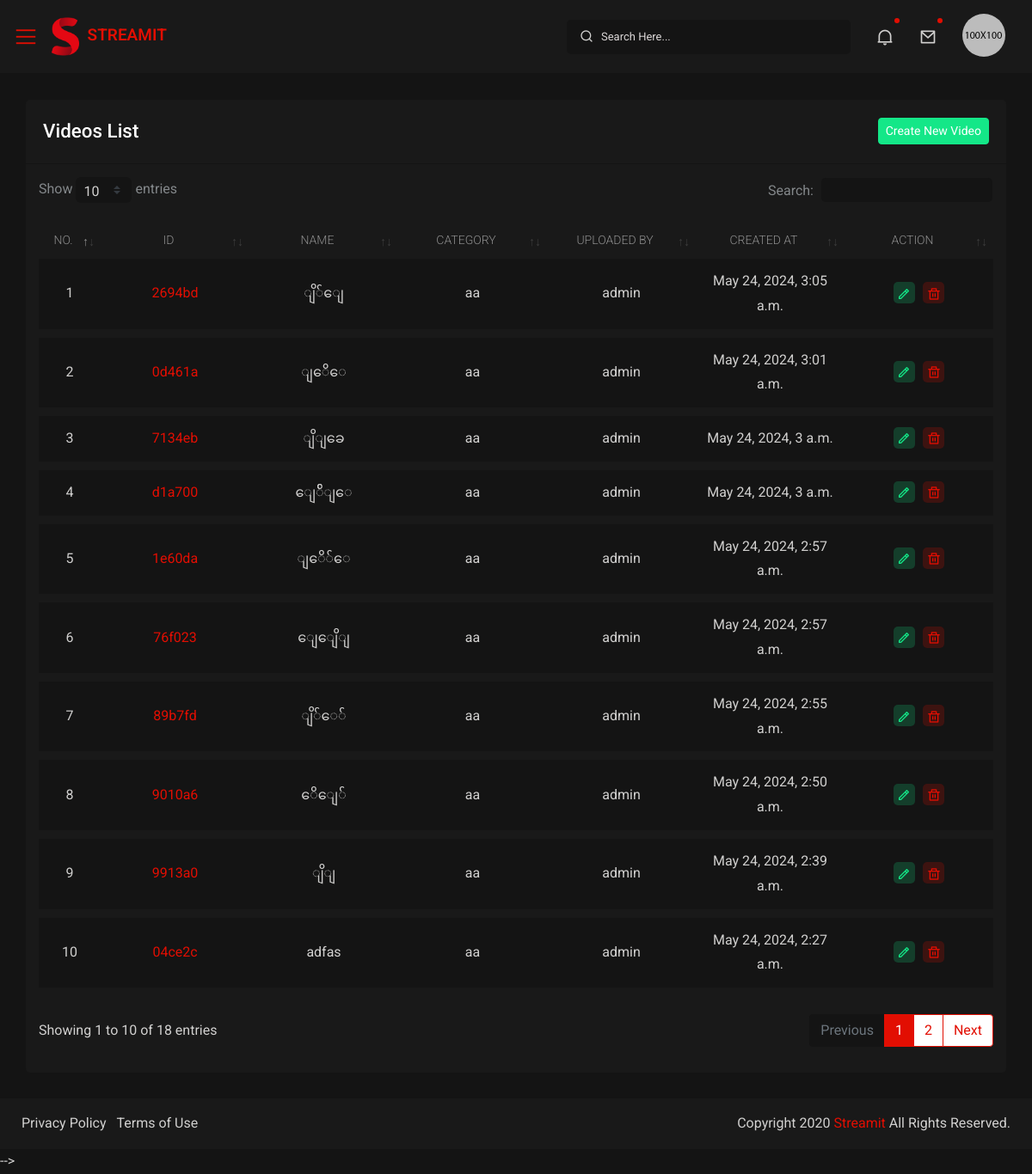
The app's page /myadmin/videos/ with its own data.
### myapp/models.py (models this page shows, shortened)
class Video(models.Model):
    id = models.UUIDField(primary_key=True, default=uuid.uuid4, editable=False)
    name = models.CharField(max_length=255)
    description = models.TextField(blank=True, null=True)
    category = models.ForeignKey(Category, on_delete=models.CASCADE, related_name='videos')
    video_file = models.FileField(upload_to='videos/', null=True, blank=True)
    user = models.ForeignKey(settings.AUTH_USER_MODEL, on_delete=models.CASCADE, related_name='videos')
    created_at = models.DateTimeField(auto_now_add=True)

class Category(models.Model):
    id = models.UUIDField(primary_key=True, default=uuid.uuid4, editable=False)
    name = models.CharField(max_length=255, unique=True)
    created_at = models.DateTimeField(auto_now_add=True)

### users/models.py (models this page shows, shortened)
class CustomUser(AbstractBaseUser, PermissionsMixin):
    GENDER_CHOICES = (
        ('M', 'Male'),
        ('F', 'Female'),
        ('N', 'Non-Binary')
    )
    id = models.UUIDField(primary_key=True, default=uuid.uuid4, editable=False)
    username = models.CharField(max_length=255, unique=True)
    email = models.EmailField(unique=True)
    phone_number = models.CharField(max_length=15, blank=True, null=True)
    age = models.IntegerField(blank=True, null=True)
    image = models.ImageField(upload_to='user_images/', blank=True, null=True)
    address = models.TextField(blank=True, null=True)
    gender = models.CharField(max_length=1, choices=GENDER_CHOICES, blank=True, null=True)
    is_active = models.BooleanField(default=True)
    is_staff = models.BooleanField(default=False)
    date_joined = models.DateTimeField(auto_now_add=True)
    last_login = models.DateTimeField(null=True, blank=True)
    last_activity = models.DateTimeField(null=True, blank=True)
    last_logout = models.DateTimeField(null=True, blank=True)
    created_at = models.DateTimeField(default=timezone.now)
    objects = CustomUserManager()
    USERNAME_FIELD = 'username'
    REQUIRED_FIELDS = ['email', 'phone_number']

### myadmin/views.py (the view)
# urls.py: path('videos/',video_list, name='video_list'),
def video_list(request):
    videos = Video.objects.all().order_by('-created_at')
    return render(request, 'video_list.html', {'videos': videos})

### myadmin/templates/video_list.html (shortened to what this page needs)
{% extends 'admin_base.html' %}
{% block body %}
{% load static %}
<div id="content-page" class="content-page">
    <div class="container-fluid">
        <div class="row">
            <div class="col-sm-12">
                <div class="iq-card">
                    <div class="iq-card-header d-flex justify-content-between">
                        <div class="iq-header-title">
                            <h4 class="card-title">Videos List</h4>
                        </div>
                        <div>
                            <a href="{% url 'create_video' %}" class="btn btn-sm btn-success">Create New Video</a>
                        </div>
                    </div>
                    <div class="iq-card-body">
                        <div class="table-view">
                            <table class="data-tables table movie_table" style="width:100%">
                                <thead>
                                    <tr>
                                        <th style="width: 5%;">No.</th>
                                        <th style="width: 15%;">ID</th>
                                        <th style="width: 15%;">Name</th>
                                        <th style="width: 15%;">Category</th>
                                        <th style="width: 15%;">Uploaded By</th>
                                        <th style="width: 15%;">Created At</th>
                                        <th style="width: 15%;">Action</th>
                                    </tr>
                                </thead>
                                <tbody>
                                    {% for video in videos %}
                                    <tr id="video-row-{{ video.id }}">
                                        <td>{{ forloop.counter }}</td>
                                        <td><a href="{% url 'video_detail' video.id %}">{{ video.id|stringformat:"s"|slice:":6" }}</a></td>
                                        <td>{{ video.name }}</td>
                                        <td>{{ video.category.name }}</td>
                                        <td>{{ video.user.username }}</td>
                                        <td>{{ video.created_at }}</td>
                                        <td>
                                            <div class="flex align-items-center list-user-action">
                                                <a class="iq-bg-success" data-toggle="tooltip" data-placement="top" title="Edit" href="{% url 'update_video' video.id %}">
                                                    <i class="ri-pencil-line"></i>
                                                </a>
                                                <a class="iq-bg-primary" data-toggle="tooltip" data-placement="top" title="Delete" href="javascript:void(0);" onclick="deleteVideo('{{ video.id }}')">
                                                    <i class="ri-delete-bin-line"></i>
                                                </a>
                                            </div>
                                        </td>
                                    </tr>
                                    {% empty %}
                                    <tr>
                                        <td colspan="7">No videos found.</td>
                                    </tr>
                                    {% endfor %}
                                </tbody>
                            </table>
                        </div>
                    </div>
                </div>
            </div>
        </div>
    </div>
</div>
{% endblock %}

### static/assets/css/typography.css (style rules this page uses)
body { font-family: 'Roboto', sans-serif; font-weight: 400; font-style: normal; font-size: 16px; line-height: 1.8; padding: 0; margin: 0; color: var(--iq-body-text); background: var(--iq-body-bg); }
h1, h2, h3, h4, h5, h6 { font-family: 'Roboto', sans-serif; font-weight: 500; margin: 0px; line-height: 1.5; color: var(--iq-title-text); }
h4 { font-size: 1.400em; }
.table td, .table th { vertical-align: middle; }
.table thead th { border-bottom: 2px solid var(--iq-body-bg); }
.table td, .table th { border-top: 1px solid var(--iq-body-bg); }
.iq-bg-primary { background: var(--iq-light-primary) !important; color: var(--iq-primary) !important; }
.iq-bg-success { background: var(--iq-light-success) !important; color: var(--iq-success) !important; }
.iq-card { background: var(--iq-light-card); -webkit-border-radius: 5px; -moz-border-radius: 5px; border-radius: 5px; margin-bottom: 30px; border: none; }
.iq-card-body { padding: 15px; }
.iq-card .iq-card-header, .iq-card-transparent .iq-card-header { padding: 20px; margin-bottom: 0; -ms-flex-align: center !important; align-items: center !important; border-bottom: 1px solid rgb(20 20 20); }
.iq-card .iq-card-header .iq-header-title .card-title, .iq-card-transparent .iq-card-header .iq-header-title .card-title { margin-bottom: 0; }
.btn-group-sm>.btn, .btn-sm { padding: .25rem .5rem; }
.btn { font-size: 14px; border-radius: 4px; }
.btn-success { background-color: var(--iq-success); border-color: var(--iq-success); }

### static/assets/css/style.css (style rules this page uses)
.table { color: var(--iq-body-text); }
::placeholder { color: #d9d5d5 !important; opacity: 1; }
.content-page { overflow: hidden; margin-left: 300px; padding: 117px 15px 0; min-height: 100vh; -webkit-transition: all 0.3s ease-out 0s; -moz-transition: all 0.3s ease-out 0s; -ms-transition: all 0.3s ease-out 0s; -o-transition: all 0.3s ease-out 0s; transition: all 0.3s ease-out 0s; }
.movie_table tbody tr { border-bottom: 10px solid var(--iq-light-card); background-color: var(--iq-body-bg); }
.movie_table tbody td { background-color: transparent; border: 0px solid transparent; text-align: center; }
.movie_table thead th { font-size: 14px; color: rgba(255, 255, 255, 0.5); font-weight: 300; padding: 0 15px 15px 15px; line-height: 100%; margin-bottom: 0; border: none; text-transform: uppercase; text-align: center; }
table.dataTable { border-collapse: collapse !important; }
.list-user-action a { font-size: 16px; height: 25px; width: 25px; text-align: center; line-height: 25px; margin: 0 3px; display: inline-block; border-radius: 5px; }

### static/assets/css/responsive.css (style rules this page uses)
@media (max-width:1299px) { .content-page, body.sidebar-main .content-page { margin-left: 0; padding: 116px 15px 0; } }

### records on screen
Video: id "2694bd", name "ျိ်‌ျေ", category.name "aa", user.username "admin", created_at "May 24, 2024, 3:05 a.m."
Video: id "0d461a", name "ျ‌ေိ‌ေ", category.name "aa", user.username "admin", created_at "May 24, 2024, 3:01 a.m."
Video: id "7134eb", name "ျိျခေ", category.name "aa", user.username "admin", created_at "May 24, 2024, 3 a.m."
Video: id "d1a700", name "‌ျေ်ိျ‌ေ", category.name "aa", user.username "admin", created_at "May 24, 2024, 3 a.m."
Video: id "1e60da", name "ျ‌ေိ်‌ေ", category.name "aa", user.username "admin", created_at "May 24, 2024, 2:57 a.m."
Video: id "76f023", name "‌ျေ‌ျေိျ", category.name "aa", user.username "admin", created_at "May 24, 2024, 2:57 a.m."
Video: id "89b7fd", name "ျိ်‌ေ်", category.name "aa", user.username "admin", created_at "May 24, 2024, 2:55 a.m."
Video: id "9010a6", name "‌ေိ‌ျေ်", category.name "aa", user.username "admin", created_at "May 24, 2024, 2:50 a.m."
Video: id "9913a0", name "ျိျ", category.name "aa", user.username "admin", created_at "May 24, 2024, 2:39 a.m."
Video: id "04ce2c", name "adfas", category.name "aa", user.username "admin", created_at "May 24, 2024, 2:27 a.m."
